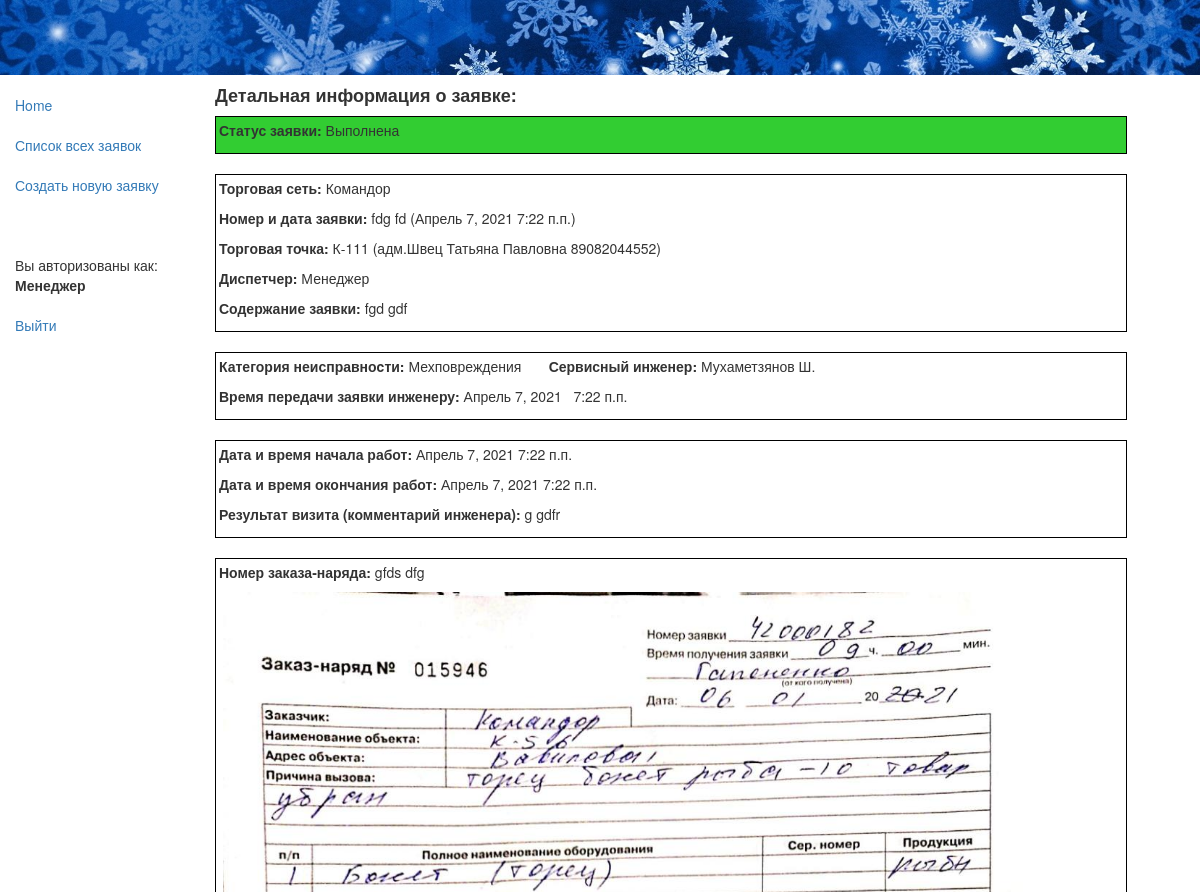
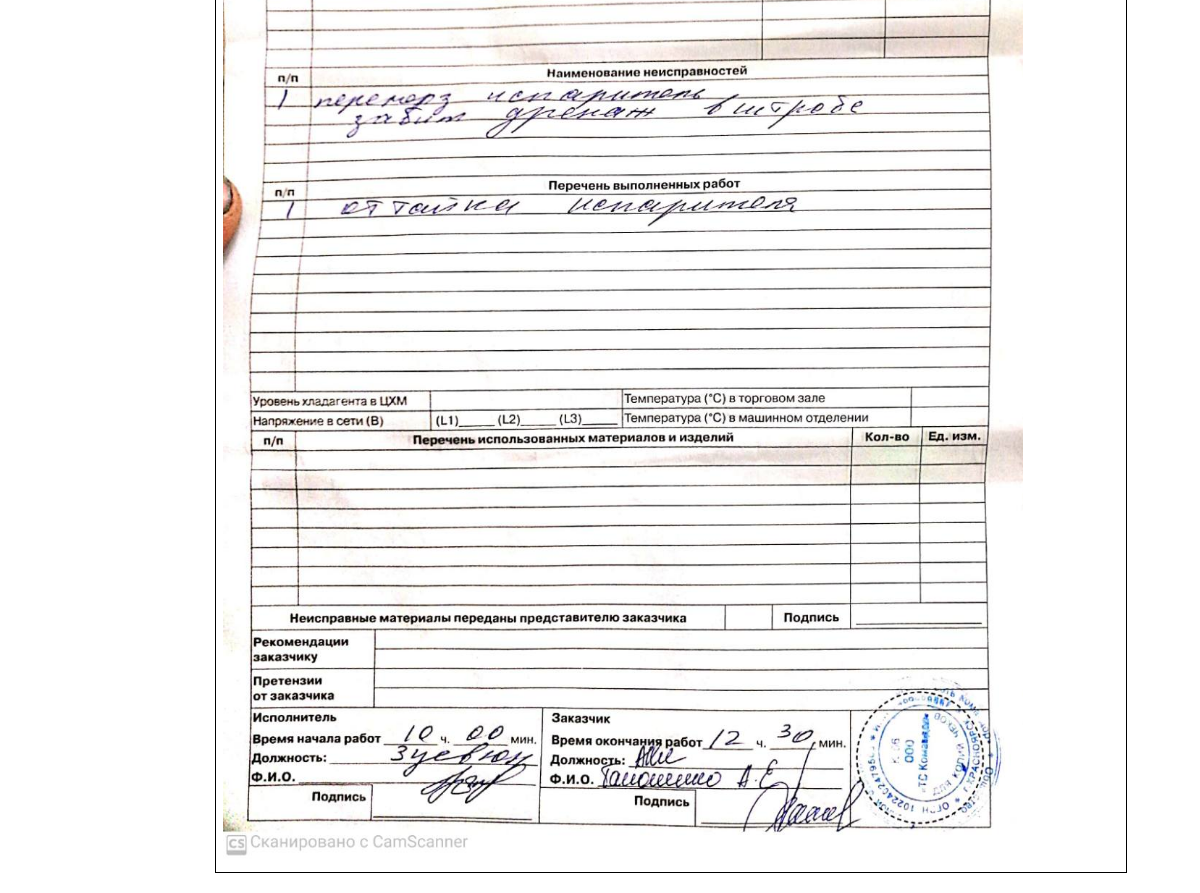
The page /app/rec/124 (signed in) on the database its author committed (2 pictures, top to bottom).
### app/models.py (models this page shows, shortened)
class Rec(models.Model):
    status = models.ForeignKey(Status, null=True, on_delete=models.SET_NULL, default=4, verbose_name="Статус заявки")
    retail = models.ForeignKey(Retail, null=True, on_delete=models.SET_NULL, verbose_name="Торговая сеть")
    rec_date = models.DateField(auto_now_add=True, verbose_name="Дата создания заявки")
    rec_time = models.TimeField(auto_now_add=True, verbose_name="Время создания заявки")
    user = models.ForeignKey(User, null=True, on_delete=models.SET_NULL, verbose_name="Диспетчер")
    customer = models.CharField(max_length=100, verbose_name="ФИО инициатора заявки")
    rec_num = models.CharField(verbose_name='Номер заявки', max_length=8)
    store = models.ForeignKey(Store, null=True, on_delete=models.SET_NULL, verbose_name="Торговая точка, адрес")
    description = models.TextField(max_length=1000, verbose_name="Содержание заявки")
    trouble = models.ForeignKey(Trouble, null=True, on_delete=models.SET_NULL, verbose_name="Категория неисправности")
    tech = models.ForeignKey(Tech, null=True, on_delete=models.SET_NULL, verbose_name="Сервисный инженер")
    sign_day = models.DateField(null=True, verbose_name="Дата передачи заявки инженеру")
    sign_time = models.TimeField(null=True, verbose_name="Время передачи заявки инженеру")
    zip_comment = models.TextField(max_length=1000, null=True, verbose_name="Комментарий ЗИП")
    visit_day_begin = models.DateField(null=True, verbose_name="Дата начала работ")
    visit_time_begin = models.TimeField(null=True, verbose_name="Время начала работ")
    visit_day_end = models.DateField(null=True, verbose_name="Дата окончания работ")
    visit_time_end = models.TimeField(null=True, verbose_name="Время окончания работ")
    result = models.TextField(null=True, max_length=1000, verbose_name="Результат выезда")
    form = models.CharField(null=True, max_length=10, verbose_name="Номер заказа-наряда")
    jpg = models.ImageField(upload_to='images', null=True, verbose_name="Скан-копия заказа-наряда")
    class Meta:
        verbose_name = 'Заявка'
        verbose_name_plural = 'Заявки'
        ordering = ['-rec_time'] # отображение заявок в rec-list.html в обратном порядке по времени
        permissions = (("can_create_update", "Может rec_create и rec_update"),
                       ("can_list_detail", "Может rec_list и rec_detail"),
                       )

class Status(models.Model):
    name = models.CharField(max_length=32, help_text="Состояние заявки")
    class Meta:
        verbose_name = 'Статус'
        verbose_name_plural = 'Статусы'
    def __str__(self):
        return self.name

class Retail(models.Model):
    name = models.CharField(max_length=64, help_text="Торговая сеть")
    class Meta:
        verbose_name = 'Торговая сеть'
        verbose_name_plural = 'Торговые сети'
    def __str__(self):
        return self.name

class Store(models.Model):
    name = models.CharField(max_length=96, help_text="Торговая точка, адрес")
    retail = models.ForeignKey(Retail, null=True, on_delete=models.SET_NULL, verbose_name="Торговая сеть")
    class Meta:
        verbose_name = 'Магазин'
        verbose_name_plural = 'Магазины'
    def __str__(self):
        return self.name

class Trouble(models.Model):
    name = models.CharField(max_length=32, help_text="Категория неисправности")
    class Meta:
        verbose_name = 'Неисправность'
        verbose_name_plural = 'Неисправности'
    def __str__(self):
        return self.name

class Tech(models.Model):
    name = models.CharField(max_length=64, help_text="Сервисный инженер")
    class Meta:
        verbose_name = 'Инженер'
        verbose_name_plural = 'Инженеры'
    def __str__(self):
        return self.name

### app/views.py (the view)
# urls.py: url(r'^rec/(?P<pk>\d+)$', views.RecDetailView.as_view(), name='rec_detail'),
class RecDetailView(PermissionRequiredMixin, generic.DetailView):
    model = Rec
    permission_required = 'app.can_list_detail'
    extra_context = {'gray': gray, 'blue': blue, 'yellow': yellow, 'green': green, 'red': red}

### app/templates/app/rec_detail.html (shortened to what this page needs)
{% extends "base_generic.html" %}
{% block content %}
{% if not request.user.is_staff and request.user.username != rec.retail|stringformat:"s" %}
<li><a href="{% url 'index' %}">Нет прав для просмотра этой записи</a></li> <br>
{% else %}
  <h4><strong>Детальная информация о заявке:</strong></h4>
                {% if rec.status == gray %}
     <div style="border: 1px solid black; background-color: #A9A9A9; padding: 3px; width:94%;">
                <p> <strong>Статус заявки:</strong>&nbsp;{{ rec.status }}&nbsp;</p></div>
                {% elif rec.status == blue %}
     <div style="border: 1px solid black; background-color: #00BFFF; padding: 3px; width:94%;">
                <p> <strong>Статус заявки:</strong>&nbsp;{{ rec.status }}&nbsp;</p></div>
                {% elif rec.status == red %}
     <div style="border: 1px solid black; background-color: #FF7F50; padding: 3px; width:94%;">
                <p> <strong>Статус заявки:</strong>&nbsp;{{ rec.status }}&nbsp;</p></div>
                {% elif rec.status == yellow %}
     <div style="border: 1px solid black; background-color: #FFD700; padding: 3px; width:94%;">
                <p> <strong>Статус заявки:</strong>&nbsp;{{ rec.status }}&nbsp;</p></div>
                {% elif rec.status == green %}
     <div style="border: 1px solid black; background-color: #32CD32; padding: 3px; width:94%;">
                <p> <strong>Статус заявки:</strong>&nbsp;{{ rec.status }}&nbsp;</p></div>
                {% endif %}
 <br>
  <div style="border: 1px solid black; background-color: white; padding: 3px; width:94%;">
      <p><strong>Торговая сеть:</strong>&nbsp;{{ rec.retail }} </p>
      <p><strong>Номер и дата заявки:</strong>&nbsp;{{ rec.rec_num }} ({{ rec.rec_date }} {{ rec.rec_time }})</p>
      <p><strong>Торговая точка:</strong>&nbsp;{{ rec.store }} ({{ rec.customer }}) </p>
      <p><strong>Диспетчер:</strong>&nbsp;{{ rec.user }}</p>
      <p><strong>Содержание заявки:</strong>&nbsp;{{ rec.description }}</p></div><br>
{% if rec.sign_day and rec.sign_time %}
  <div style="border: 1px solid black; background-color: white; padding: 3px; width:94%;">
  <p><strong>Категория неисправноcти:</strong>&nbsp;{{ rec.trouble }}  &nbsp; &nbsp; &nbsp;
    <strong>Сервисный инженер:</strong>&nbsp;{{ rec.tech }}</p>
  <p><strong>Время передачи заявки инженеру:</strong>&nbsp;{{ rec.sign_day }}&nbsp; &nbsp;{{ rec.sign_time }}</p></div><br>
{% endif %}
{% if rec.visit_day_begin and rec.visit_time_begin and rec.visit_day_end and rec.visit_time_end and rec.sign_day and rec.sign_time %}
<div style="border: 1px solid black; background-color: white; padding: 3px; width:94%;">
    <p><strong>Дата и время начала работ:</strong>&nbsp;{{ rec.visit_day_begin }}&nbsp{{ rec.visit_time_begin }}</p>
    <p><strong>Дата и время окончания работ:</strong>&nbsp;{{ rec.visit_day_end }}&nbsp{{ rec.visit_time_end }}</p>
    <p><strong>Результат визита (комментарий инженера):</strong>&nbsp;{{ rec.result }}</p></div><br>
{% endif %}
{% if rec.visit_day_begin and rec.visit_time_begin and rec.visit_day_end and rec.visit_time_end and rec.sign_day and rec.sign_time and rec.jpg %}
<div style="border: 1px solid black; background-color: white; padding: 3px; width:94%;">
      <p><strong>Номер заказа-наряда:</strong>&nbsp;{{ rec.form }}</p>
      <p>&nbsp;<img src="{{rec.jpg.url}}" alt="connect" style="max-width:800px"></p></div><br>
{% endif %}
{% endif %}
{% endblock %}

### app/templates/base_generic.html (shortened to what this page needs)
<!DOCTYPE html>
<html lang="en">
<head>
  <link rel="stylesheet" href="https://maxcdn.bootstrapcdn.com/bootstrap/3.3.7/css/bootstrap.min.css">
  {% load static %}
  <link rel="stylesheet" href="{% static 'css/styles.css' %}">
  <img src="{% static 'images/snow.jpg' %}" alt="Snow" style="width:100%;"/>
</head>
<body>
  <div class="container-fluid">
    <div class="row">
      <div class="col-sm-2">
      {% block sidebar %}
      <ul class="sidebar-nav">
          <li><a href="{% url 'index' %}">Home</a></li> <br>
          {% if perms.app.can_list_detail %}
          <li><a href="{% url 'recs' %}">Список всех заявок</a></li>
          {% endif %}
          <br>
          {% if perms.app.can_create_update %}
          <li><a href="{% url 'rec_create' %}">Создать новую заявку</a></li>
          {% endif %}
          <br><br><br>
        {% if user.is_authenticated %}
            <li>Вы авторизованы как: </li><li><strong>{{ user.get_username }}</strong></li><br>
            <li><a href="{% url 'logout'%}?next={% url 'index' %}">Выйти</a></li>
        {% else %}
            <li><strong>Вы не авторизованы.</strong></li> <br>
            <li>Чтобы это исправить, </li>
            <li><a href="{% url 'login'%}?next={% url 'index' %}">нажмите здесь.</a></li>
        {% endif %}
      </ul>
     {% endblock %}
      </div>
      <div class="col-sm-10 ">
      {% block content %}{% endblock %}
      </div>
    </div>
  </div>
</body>
</html>

### app/static/css/styles.css (style rules this page uses)
.sidebar-nav { margin-top: 20px; padding: 0; list-style: none; }

### rows shown on the page
Rec: status "Выполнена", retail "Командор", rec_num "fdg fd", rec_date "Апрель 7, 2021", rec_time "7:22 п.п.", store "К-111", customer "адм.Швец Татьяна Павловна 89082044552", user "Менеджер", description "fgd gdf", trouble "Мехповреждения", tech "Мухаметзянов Ш.", sign_day "Апрель 7, 2021", sign_time "7:22 п.п.", visit_day_begin "Апрель 7, 2021", visit_time_begin "7:22 п.п.", visit_day_end "Апрель 7, 2021", visit_time_end "7:22 п.п.", result "g gdfr", form "gfds dfg", jpg (picture)

### other values the page prints
{{ user.get_username }} "Менеджер"
